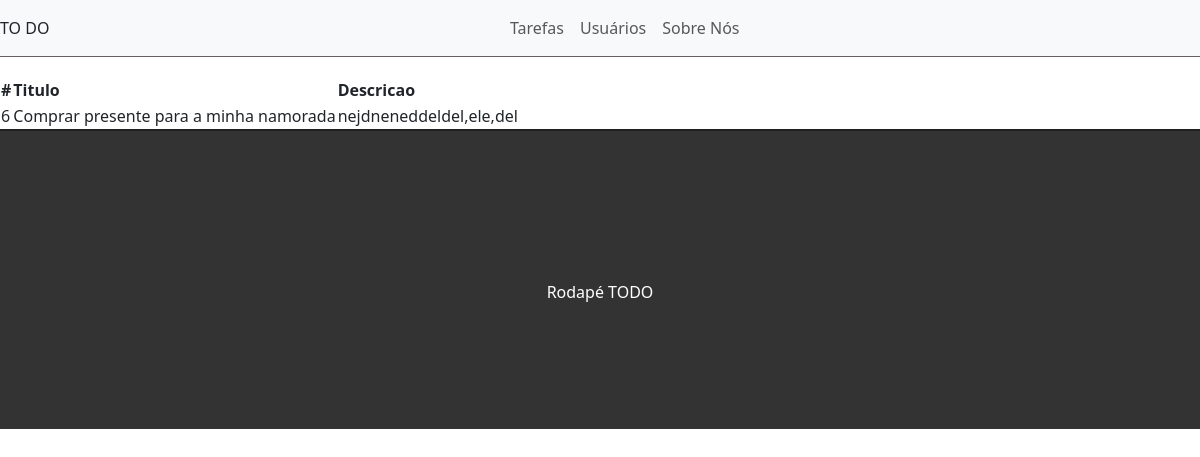
The page /task/6 on the database its author committed.
### tasks/models.py (models this page shows, shortened)
class Task(models.Model):
    STATUS = (
        ('doing','Doing'),
        ('done','Done'),
    )
    title = models.CharField(max_length = 255)
    description = models.TextField()
    done = models.CharField(
        max_length=5,
        choices = STATUS
    )
    created_at = models.DateTimeField(auto_now_add=True)
    updated_at = models.DateTimeField(auto_now=True)

### tasks/views.py (the view)
# urls.py: path('task/<int:id>', views.showTask, name="show-task"),
def showTask(request, id):
    task = get_object_or_404(Task , pk=id)
    return render(request , 'tasks/showtask.html',{'task':task})

### tasks/templates/tasks/showtask.html (shortened to what this page needs)
{% extends 'base.html' %}
{% block content %}
    <div class="container-fluid">
        <table>
            <thead>
                <th>#</th>
                <th>Titulo</th>
                <th>Descricao</th>
            </thead>
            <tbody>
                <td>{{ task.id }}</td>
                <td>{{ task.title }}</td>
                <td>{{ task.description }}</td>
            </tbody>
        </table>
    </div>
{% endblock %}

### tasks/static/css/styles.css (style rules this page uses)
.container-fluid { padding: 0; }

### rows shown on the page
Task: id "6", title "Comprar presente para a minha namorada", description "nejdneneddeldel,ele,del"
